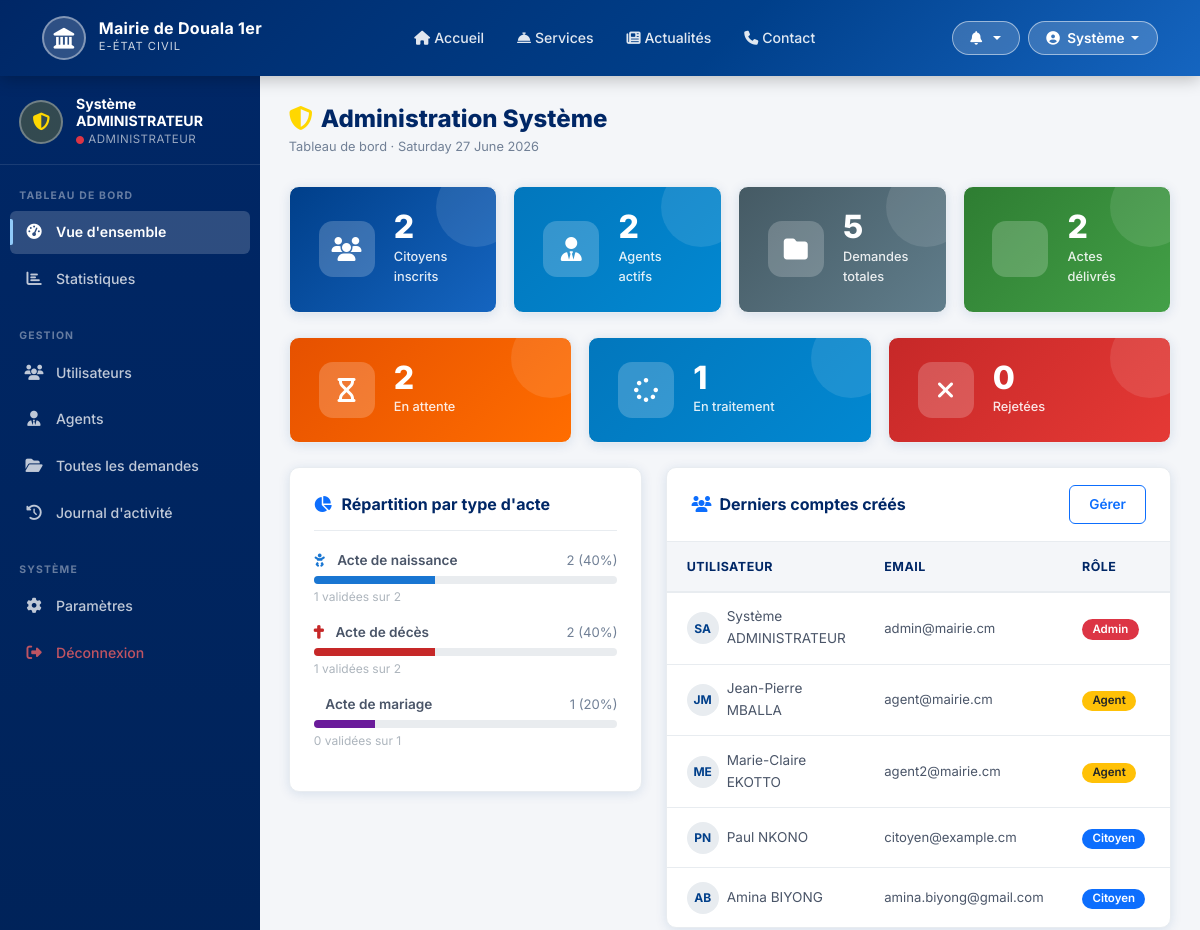
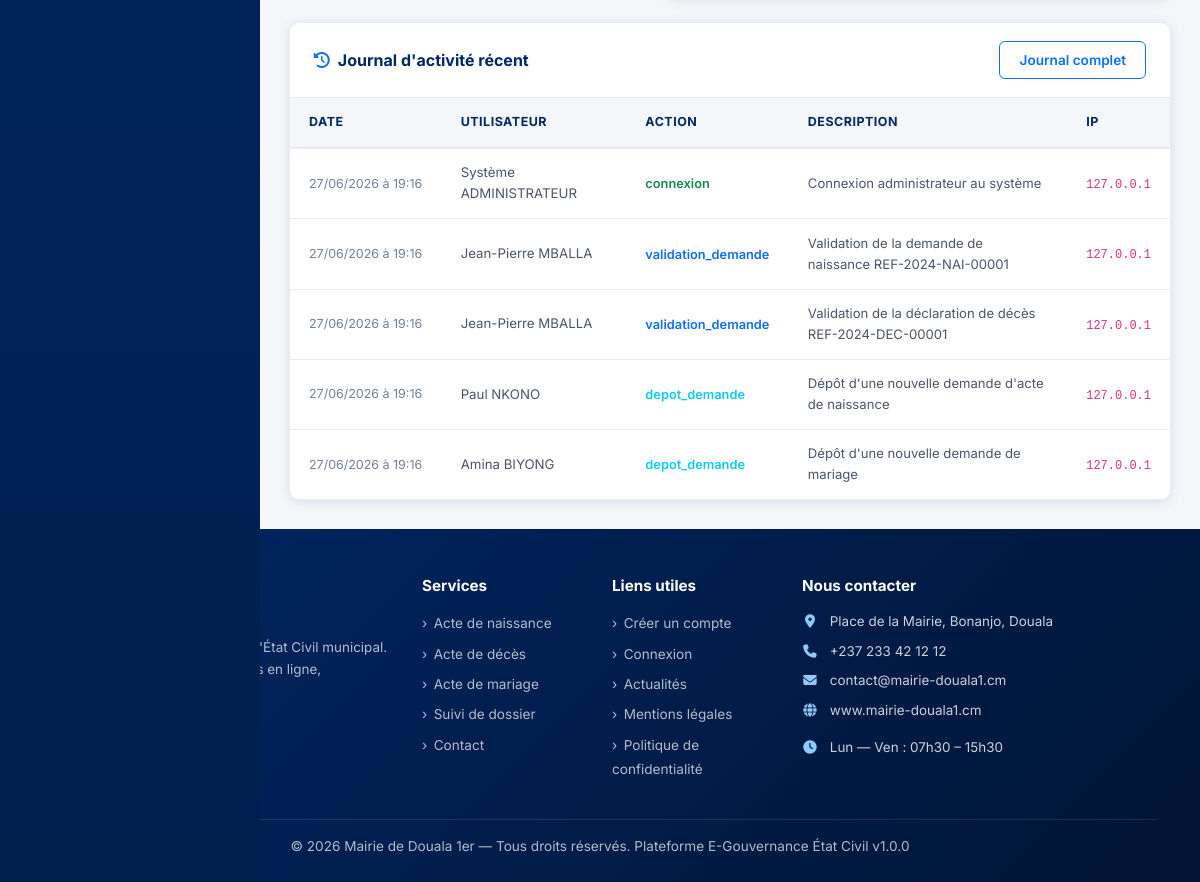
Page /admin/dashboard.php (signed in) on the committed database (2 pictures, top to bottom).
### tables this page shows
CREATE TABLE `users` (
    `id` INT UNSIGNED AUTO_INCREMENT PRIMARY KEY,
    `role_id` INT UNSIGNED NOT NULL,
    `nom` VARCHAR(100) NOT NULL,
    `prenom` VARCHAR(100) NOT NULL,
    `email` VARCHAR(150) NOT NULL UNIQUE,
    `password` VARCHAR(255) NOT NULL,
    `telephone` VARCHAR(20),
    `adresse` TEXT,
    `ville` VARCHAR(100),
    `photo_profil` VARCHAR(255) DEFAULT NULL,
    `statut` ENUM('actif','inactif','suspendu') DEFAULT 'actif',
    `email_verifie` TINYINT(1) DEFAULT 0,
    `token_reset` VARCHAR(100) DEFAULT NULL,
    `derniere_connexion` DATETIME DEFAULT NULL,
    `created_at` TIMESTAMP DEFAULT CURRENT_TIMESTAMP,
    `updated_at` TIMESTAMP DEFAULT CURRENT_TIMESTAMP ON UPDATE CURRENT_TIMESTAMP,
    FOREIGN KEY (`role_id`) REFERENCES `roles`(`id`) ON DELETE RESTRICT ON UPDATE CASCADE,
    INDEX `idx_email` (`email`),
    INDEX `idx_role` (`role_id`),
    INDEX `idx_statut` (`statut`)
);

CREATE TABLE `roles` (
    `id` INT UNSIGNED AUTO_INCREMENT PRIMARY KEY,
    `nom` VARCHAR(50) NOT NULL UNIQUE,
    `description` TEXT,
    `permissions` JSON,
    `created_at` TIMESTAMP DEFAULT CURRENT_TIMESTAMP
);

CREATE TABLE `historique_actions` (
    `id` INT UNSIGNED AUTO_INCREMENT PRIMARY KEY,
    `user_id` INT UNSIGNED DEFAULT NULL,
    `action` VARCHAR(100) NOT NULL,
    `description` TEXT,
    `entite` VARCHAR(50),
    `entite_id` INT UNSIGNED,
    `ip_address` VARCHAR(45),
    `user_agent` TEXT,
    `created_at` TIMESTAMP DEFAULT CURRENT_TIMESTAMP,
    FOREIGN KEY (`user_id`) REFERENCES `users`(`id`) ON DELETE SET NULL,
    INDEX `idx_action` (`action`),
    INDEX `idx_user` (`user_id`),
    INDEX `idx_date` (`created_at`)
);

### admin/dashboard.php (the view, shortened to what the rows shown need)
<?php
require_once __DIR__ . '/../config/database.php';
require_once __DIR__ . '/../config/app.php';
$derniersUsers = dbQuery("
    SELECT u.*, r.nom as role_nom FROM users u
    JOIN roles r ON u.role_id=r.id
    ORDER BY u.created_at DESC LIMIT 8
")->fetchAll();
$journal = dbQuery("
    SELECT h.*, u.nom, u.prenom FROM historique_actions h
    LEFT JOIN users u ON h.user_id=u.id
    ORDER BY h.created_at DESC LIMIT 10
")->fetchAll();
include __DIR__.'/../views/partials/header.php';
include __DIR__.'/../views/partials/navbar.php';
?>
<div class="dashboard-wrapper">
  <aside class="sidebar" id="mainSidebar">
    <div class="sidebar-header">
      <div class="sidebar-user">
        <div class="user-info">
          <div class="user-name"><?= htmlspecialchars($user['prenom'].' '.$user['nom']) ?></div>
          <div class="user-role"><i class="fas fa-circle text-danger" style="font-size:.5rem;"></i> Administrateur</div>
        </div>
      </div>
    </div>
  </aside>
  <main class="main-content">
    <div class="page-header">
      <div>
        <h1><i class="fas fa-shield-alt me-2" style="color:gold;"></i>Administration Système</h1>
      </div>
    </div>
    <div class="row g-4">
      <div class="col-lg-7">
        <div class="table-card">
          <div class="table-responsive">
            <table class="table-modern">
              <thead><tr><th>Utilisateur</th><th>Email</th><th>Rôle</th><th>Statut</th><th>Inscription</th></tr></thead>
              <tbody>
                <?php foreach ($derniersUsers as $u): ?>
                <tr>
                  <td style="font-size:.85rem;">
                    <div class="d-flex align-items-center gap-2">
                      <div style="width:32px;height:32px;border-radius:50%;background:var(--gris-moyen);display:flex;align-items:center;justify-content:center;font-size:.75rem;font-weight:700;color:var(--bleu-primaire);flex-shrink:0;">
                        <?= strtoupper(substr($u['prenom'],0,1).substr($u['nom'],0,1)) ?>
                      </div>
                      <div><?= htmlspecialchars($u['prenom'].' '.$u['nom']) ?></div>
                    </div>
                  </td>
                  <td style="font-size:.82rem;"><?= htmlspecialchars($u['email']) ?></td>
                  <td>
                    <?php
                    $roleColors = ['admin'=>'bg-danger','agent'=>'bg-warning text-dark','citoyen'=>'bg-primary'];
                    $roleColor  = $roleColors[$u['role_nom']] ?? 'bg-secondary';
                    ?>
                    <span class="badge <?= $roleColor ?>"><?= ucfirst($u['role_nom']) ?></span>
                  </td>
                  <td>
                  </td>
                </tr>
                <?php endforeach; ?>
              </tbody>
            </table>
          </div>
        </div>
      </div>
      <div class="col-12">
        <div class="table-card">
          <div class="table-responsive">
            <table class="table-modern">
              <thead><tr><th>Date</th><th>Utilisateur</th><th>Action</th><th>Description</th><th>IP</th></tr></thead>
              <tbody>
                <?php foreach ($journal as $j):
                  $actionColors = ['connexion'=>'text-success','deconnexion'=>'text-secondary','validation_demande'=>'text-primary','depot_demande'=>'text-info','rejet'=>'text-danger'];
                  $color = $actionColors[$j['action']] ?? 'text-muted';
                ?>
                <tr>
                  <td style="font-size:.78rem;color:#718096;white-space:nowrap;"><?= formatDateTime($j['created_at']) ?></td>
                  <td style="font-size:.83rem;"><?= $j['nom']?htmlspecialchars($j['prenom'].' '.$j['nom']):'<em class="text-muted">Système</em>' ?></td>
                  <td><span class="<?= $color ?>" style="font-size:.8rem;font-weight:600;"><?= htmlspecialchars($j['action']) ?></span></td>
                  <td style="font-size:.82rem;"><?= htmlspecialchars(substr($j['description'],0,80)) ?></td>
                  <td><code style="font-size:.75rem;"><?= htmlspecialchars($j['ip_address']??'—') ?></code></td>
                </tr>
                <?php endforeach; ?>
              </tbody>
            </table>
          </div>
        </div>
      </div>
    </div>
  </main>
</div>
<?php include __DIR__.'/../views/partials/footer.php'; ?>

### views/partials/navbar.php (shortened to what the rows shown need)
<?php
$user    = getCurrentUser();
?>
<nav class="navbar navbar-expand-lg navbar-etat-civil">
  <div class="container">
    <div class="collapse navbar-collapse" id="mainNav">
      <div class="d-flex align-items-center gap-2 mt-2 mt-lg-0">
        <?php if ($user): ?>
          <div class="dropdown">
            <button class="btn btn-connexion dropdown-toggle" type="button"
                    data-bs-toggle="dropdown">
              <i class="fas fa-bell me-1"></i>
            </button>
          </div>
          <div class="dropdown">
            <button class="btn btn-connexion dropdown-toggle" type="button"
                    data-bs-toggle="dropdown">
              <i class="fas fa-user-circle me-1"></i>
              <?= htmlspecialchars($user['prenom']) ?>
            </button>
          </div>
        <?php endif; ?>
      </div>
    </div>
  </div>
</nav>

### rows in the picture
users: prenom "Système", prenom+nom "Système ADMINISTRATEUR", substr($u['prenom'],0,1).substr($u['nom'],0,1) "SA", email "admin@mairie.cm", role.nom "Admin"
users: substr($u['prenom'],0,1).substr($u['nom'],0,1) "JM", prenom+nom "Jean-Pierre MBALLA", email "agent@mairie.cm", role.nom "Agent"
users: substr($u['prenom'],0,1).substr($u['nom'],0,1) "ME", prenom+nom "Marie-Claire EKOTTO", email "agent2@mairie.cm", role.nom "Agent"
users: substr($u['prenom'],0,1).substr($u['nom'],0,1) "PN", prenom+nom "Paul NKONO", email "citoyen@example.cm", role.nom "Citoyen"
users: substr($u['prenom'],0,1).substr($u['nom'],0,1) "AB", prenom+nom "Amina BIYONG", email "amina.biyong@gmail.com", role.nom "Citoyen"
historique_actions: created_at "27/06/2026 à 19:16", user.nom "Système ADMINISTRATEUR", action "connexion", description "Connexion administrateur au système", ip_address "127.0.0.1"
historique_actions: created_at "27/06/2026 à 19:16", user.nom "Jean-Pierre MBALLA", action "validation_demande", description "Validation de la demande de naissance REF-2024-NAI-00001", ip_address "127.0.0.1"
historique_actions: created_at "27/06/2026 à 19:16", user.nom "Jean-Pierre MBALLA", action "validation_demande", description "Validation de la déclaration de décès REF-2024-DEC-00001", ip_address "127.0.0.1"
historique_actions: created_at "27/06/2026 à 19:16", user.nom "Paul NKONO", action "depot_demande", description "Dépôt d'une nouvelle demande d'acte de naissance", ip_address "127.0.0.1"
historique_actions: created_at "27/06/2026 à 19:16", user.nom "Amina BIYONG", action "depot_demande", description "Dépôt d'une nouvelle demande de mariage", ip_address "127.0.0.1"

### other values in the picture
$mairie "Mairie de Douala 1er"
$stats['citoyens'] "2"
$stats['agents'] "2"
$stats['demandes'] "5"
$stats['valides'] "2"
$stats['soumis'] "2"
$stats['en_cours'] "1"
$stats['rejetes'] "0"
getTypeActeLabel($pt['type_acte']) "Acte de naissance"
$pt['total'] "2"
$pct "40"
$pt['valides'] "1"
getTypeActeLabel($pt['type_acte']) "Acte de décès"
getTypeActeLabel($pt['type_acte']) "Acte de mariage"
$pt['total'] "1"
